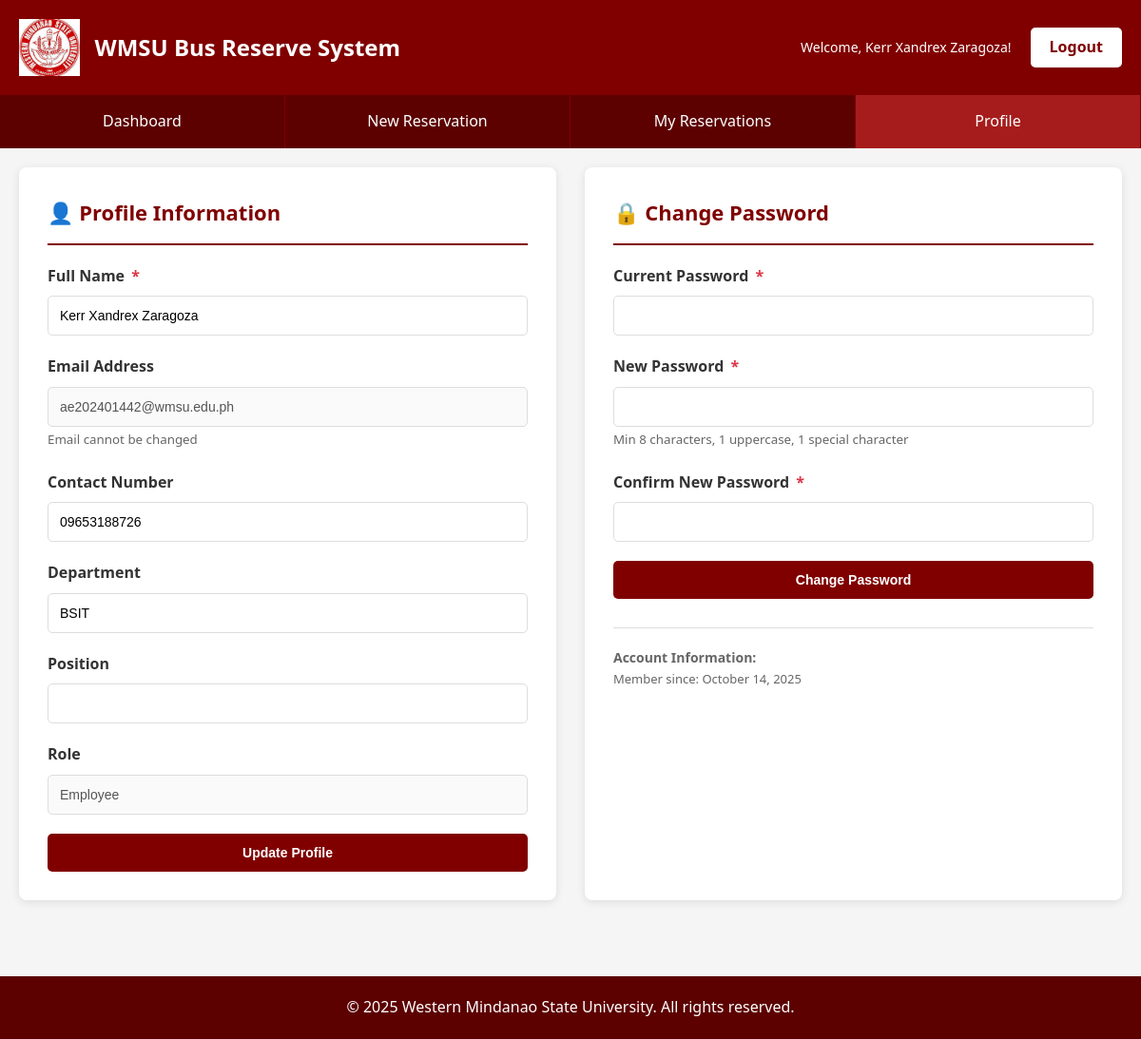
Page /student/profile.php (signed in) on the committed database.
### tables this page shows
CREATE TABLE `users` (
  `id` int(11) NOT NULL,
  `first_name` varchar(50) DEFAULT NULL,
  `middle_name` varchar(50) DEFAULT NULL,
  `last_name` varchar(50) DEFAULT NULL,
  `name` varchar(100) NOT NULL,
  `email` varchar(100) NOT NULL,
  `contact_no` varchar(20) DEFAULT NULL,
  `department` varchar(100) DEFAULT NULL,
  `position` varchar(100) DEFAULT NULL,
  `password` varchar(255) NOT NULL,
  `employee_id_image` varchar(255) DEFAULT NULL,
  `employee_id_back_image` varchar(255) DEFAULT NULL,
  `account_status` enum('pending','approved','rejected') DEFAULT 'pending',
  `email_verified` tinyint(1) DEFAULT 0,
  `email_verified_at` timestamp NULL DEFAULT NULL,
  `verification_token` varchar(64) DEFAULT NULL,
  `verification_expires` datetime DEFAULT NULL,
  `approved_by_admin` int(11) DEFAULT NULL,
  `approved_at` timestamp NULL DEFAULT NULL,
  `rejection_reason` text DEFAULT NULL,
  `role` enum('student','employee','teacher','admin') DEFAULT 'student',
  `created_at` timestamp NOT NULL DEFAULT current_timestamp()
);

### includes/functions.php (called while the page is built, shortened)
<?php
function get_logged_user() {
    $db = new Database();
    $conn = $db->connect();
    $stmt = $conn->prepare("SELECT * FROM users WHERE id = :id");
    $stmt->bindParam(':id', $_SESSION['user_id']);
    $stmt->execute();
    return $stmt->fetch();
}
?>

### student/profile.php (the view, shortened to what this page needs)
<?php
require_once '../includes/functions.php';
$user = get_logged_user();
?>
<!DOCTYPE html>
<html lang="en">
<head>
    <link rel="stylesheet" href="../css/main.css">
</head>
<body>
    <header>
        <div class="header-content">
            <div class="logo-section">
                <img src="../images/wmsu.png" alt="WMSU Logo" onerror="this.style.display='none'">
                <h1><?php echo SITE_NAME; ?></h1>
            </div>
            <div class="user-info">
                <span class="user-name">Welcome, <?php echo htmlspecialchars($user['name']); ?>!</span>
                <a href="../logout.php" class="logout-btn">Logout</a>
            </div>
        </div>
    </header>
    <nav class="nav">
        <ul>
            <li><a href="dashboard.php">Dashboard</a></li>
            <li><a href="reserve.php">New Reservation</a></li>
            <li><a href="my_reservations.php">My Reservations</a></li>
            <li><a href="profile.php" class="active">Profile</a></li>
        </ul>
    </nav>
    <div class="container">
        <div class="profile-grid">
            <div class="card">
                <div class="card-header">
                    <h2>👤 Profile Information</h2>
                </div>
                <form method="POST" action="">
                    <div class="form-group">
                        <label for="name">Full Name <span class="required">*</span></label>
                        <input type="text" id="name" name="name" class="form-control"
                               value="<?php echo htmlspecialchars($user['name']); ?>" required>
                    </div>
                    <div class="form-group">
                        <label for="email">Email Address</label>
                        <input type="email" id="email" class="form-control"
                               value="<?php echo htmlspecialchars($user['email']); ?>" disabled>
                        <small style="color: #666;">Email cannot be changed</small>
                    </div>
                    <div class="form-group">
                        <label for="contact_no">Contact Number</label>
                        <input type="text" id="contact_no" name="contact_no" class="form-control"
                               value="<?php echo htmlspecialchars($user['contact_no']); ?>">
                    </div>
                    <div class="form-group">
                        <label for="department">Department</label>
                        <input type="text" id="department" name="department" class="form-control"
                               value="<?php echo htmlspecialchars($user['department']); ?>">
                    </div>
                    <div class="form-group">
                        <label for="position">Position</label>
                        <input type="text" id="position" name="position" class="form-control"
                               value="<?php echo htmlspecialchars($user['position']); ?>">
                    </div>
                    <div class="form-group">
                        <label for="role">Role</label>
                        <input type="text" class="form-control"
                               value="<?php echo ucfirst($user['role']); ?>" disabled>
                    </div>
                    <button type="submit" name="update_profile" class="btn btn-primary btn-block"
                            onclick="return confirm('Are you sure you want to update your profile?');">
                        Update Profile
                    </button>
                </form>
            </div>
            <div class="card">
                <div class="card-header">
                    <h2>🔒 Change Password</h2>
                </div>
                <form method="POST" action="" id="passwordForm">
                    <div class="form-group">
                        <label for="current_password">Current Password <span class="required">*</span></label>
                        <input type="password" id="current_password" name="current_password" class="form-control" required>
                    </div>
                    <div class="form-group">
                        <label for="new_password">New Password <span class="required">*</span></label>
                        <input type="password" id="new_password" name="new_password" class="form-control" required>
                        <small style="color: #666;">Min 8 characters, 1 uppercase, 1 special character</small>
                    </div>
                    <div class="form-group">
                        <label for="confirm_password">Confirm New Password <span class="required">*</span></label>
                        <input type="password" id="confirm_password" name="confirm_password" class="form-control" required>
                    </div>
                    <button type="submit" name="change_password" class="btn btn-primary btn-block"
                            onclick="return confirm('Are you sure you want to change your password?');">
                        Change Password
                    </button>
                </form>
                <div style="margin-top: 30px; padding-top: 20px; border-top: 1px solid #ddd;">
                    <p style="color: #666; font-size: 14px;"><strong>Account Information:</strong></p>
                    <p style="color: #666; font-size: 13px;">
                        Member since: <?php echo date('F d, Y', strtotime($user['created_at'])); ?>
                    </p>
                </div>
            </div>
        </div>
    </div>
    <footer>
        <p>&copy; <?php echo date('Y'); ?> Western Mindanao State University. All rights reserved.</p>
    </footer>
</body>
</html>

### css/main.css (style rules this page uses)
:root { --wmsu-maroon: #800000; --wmsu-maroon-dark: #5c0000; --wmsu-maroon-light: #a61c1c; --wmsu-white: #ffffff; --wmsu-gray: #f5f5f5; --wmsu-gray-dark: #333333; --success-green: #28a745; --warning-yellow: #ffc107; --danger-red: #dc3545; --info-blue: #17a2b8; }
* { margin: 0; padding: 0; box-sizing: border-box; }
body { font-family: 'Segoe UI', Tahoma, Geneva, Verdana, sans-serif; background: var(--wmsu-gray); color: var(--wmsu-gray-dark); line-height: 1.6; }
.container { max-width: 1200px; margin: 0 auto; padding: 20px; }
header { background: var(--wmsu-maroon); color: var(--wmsu-white); padding: 20px 0; box-shadow: 0 2px 5px rgba(0,0,0,0.1); }
.header-content { max-width: 1200px; margin: 0 auto; padding: 0 20px; display: flex; justify-content: space-between; align-items: center; }
.logo-section { display: flex; align-items: center; gap: 15px; }
.logo-section img { height: 60px; width: auto; }
.logo-section h1 { font-size: 24px; font-weight: 600; }
.user-info { display: flex; align-items: center; gap: 20px; }
.user-name { font-size: 14px; }
.logout-btn { background: var(--wmsu-white); color: var(--wmsu-maroon); padding: 8px 20px; text-decoration: none; border-radius: 5px; font-weight: 600; transition: all 0.3s ease; }
.nav { background: var(--wmsu-maroon-dark); padding: 0; }
.nav ul { list-style: none; display: flex; max-width: 1200px; margin: 0 auto; padding: 0; }
.nav li { flex: 1; }
.nav a { display: block; color: var(--wmsu-white); text-decoration: none; padding: 15px 20px; text-align: center; transition: background 0.3s ease; border-right: 1px solid var(--wmsu-maroon); }
.nav a:hover, .nav a.active { background: var(--wmsu-maroon-light); }
.card { background: var(--wmsu-white); border-radius: 8px; padding: 30px; margin-bottom: 20px; box-shadow: 0 2px 10px rgba(0,0,0,0.1); }
.card-header { border-bottom: 2px solid var(--wmsu-maroon); padding-bottom: 15px; margin-bottom: 20px; }
.card-header h2 { color: var(--wmsu-maroon); font-size: 22px; }
.form-group { margin-bottom: 20px; }
.form-group label { display: block; margin-bottom: 8px; font-weight: 600; color: var(--wmsu-gray-dark); }
.required { color: var(--danger-red); margin-left: 3px; }
.form-control { width: 100%; padding: 12px; border: 1px solid #ddd; border-radius: 5px; font-size: 14px; transition: border-color 0.3s ease; }
.btn { padding: 12px 25px; border: none; border-radius: 5px; cursor: pointer; font-size: 14px; font-weight: 600; text-decoration: none; display: inline-block; transition: all 0.3s ease; text-align: center; }
.btn-primary { background: var(--wmsu-maroon); color: var(--wmsu-white); }
.btn-block { width: 100%; display: block; }
footer { background: var(--wmsu-maroon-dark); color: var(--wmsu-white); text-align: center; padding: 20px 0; margin-top: 40px; }

### student/profile.php (style rules this page uses)
.profile-grid { display: grid; grid-template-columns: 1fr 1fr; gap: 30px; }

### rows in the picture
users: name "Kerr Xandrex Zaragoza", email "ae202401442@wmsu.edu.ph", contact_no "09653188726", department "BSIT", role "Employee", created_at "October 14, 2025"

### other values in the picture
SITE_NAME "WMSU Bus Reserve System"
